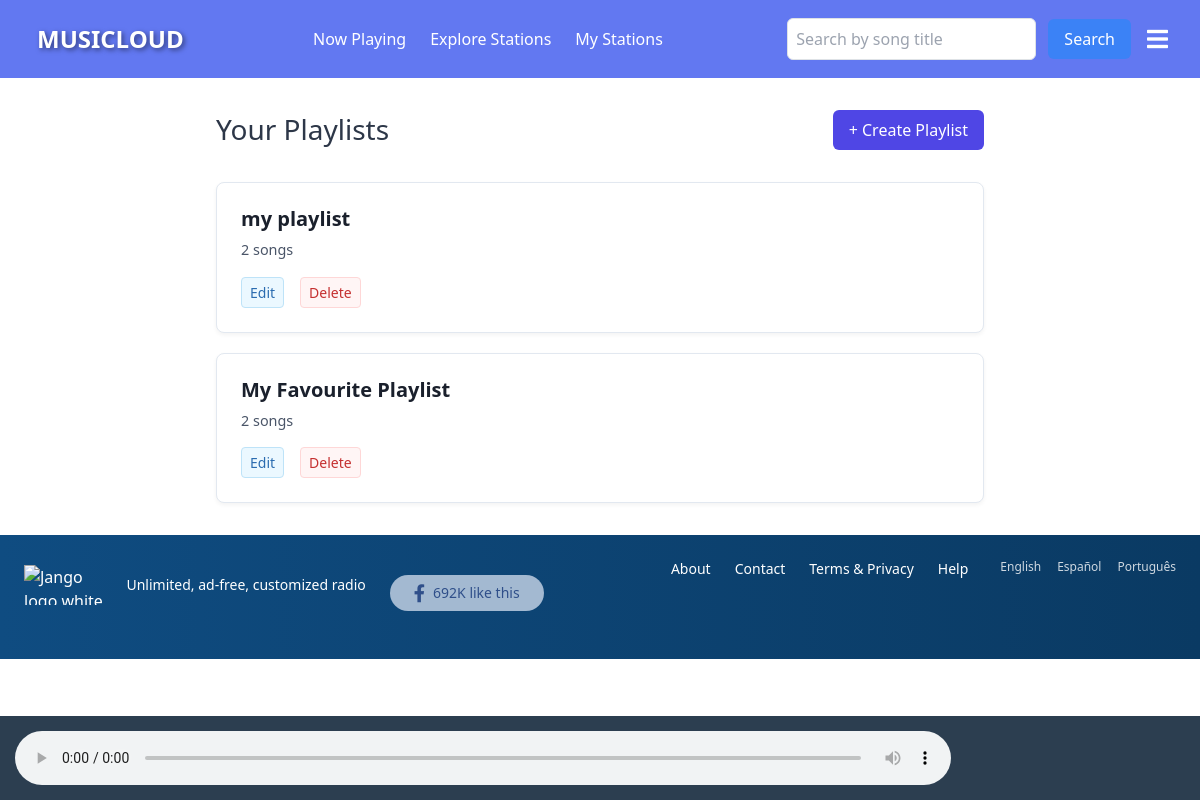
The page /playlists/ (signed in) on the database its author committed.
### app/models.py (models this page shows, shortened)
class Playlist(models.Model):
    title = models.CharField(max_length=200)
    user = models.ForeignKey(User, on_delete=models.CASCADE)
    songs = models.ManyToManyField(Song)
    created_at = models.DateTimeField(auto_now_add=True)

### app/views.py (the view)
# urls.py: path('playlists/',views.playlist_list,name='playlist_list'),
@login_required(login_url='login')
def playlist_list(request):
    playlists=Playlist.objects.filter(user=request.user)
    return render(request,'playlist/playlist_list.html',{'playlists':playlists})

### templates/playlist/playlist_list.html (shortened to what this page needs)
{% extends "base.html" %} {% block content %}
<div class="playlist-container">
  <div class="page-header">
    <h2>Your Playlists</h2>
    <a href="{% url 'playlist_create' %}" class="create-btn">
      + Create Playlist
    </a>
  </div>
  <ul class="playlist-list">
    {% for playlist in playlists %}
    <li class="playlist-card">
      <h3 class="playlist-title">{{ playlist.title }}</h3>
      <p class="playlist-meta">
        {{ playlist.songs.count }} song{{ playlist.songs.count|pluralize }}
      </p>
      <div class="action-links">
        <a
          href="{% url 'playlist_update' playlist.id %}"
          class="action-link edit-link"
          >Edit</a
        >
        <a
          href="{% url 'playlist_delete' playlist.id %}"
          class="action-link delete-link"
          >Delete</a
        >
      </div>
    </li>
    {% endfor %}
  </ul>
</div>
{% endblock %}

### static/css/styles.css (style rules this page uses)
* { margin: 0; padding: 0; box-sizing: border-box; }
:root { --primary-color: #6278f1; --secondary-color: #a2f75e; --primary-text-color: #ffffff; --secondary-text-clolor: rgb(0, 0, 0); --border-radius: 8px; --box-shadow: 0 2px 10px rgba(0, 0, 0, 0.1); }
body { margin: 0; font-family: Arial, sans-serif; }

### templates/playlist/playlist_list.html (style rules this page uses)
.playlist-container { max-width: 800px; margin: 2rem auto; padding: 0 1rem; }
.page-header { display: flex; justify-content: space-between; align-items: center; margin-bottom: 2rem; }
h2 { font-size: 1.75rem; color: #2d3748; margin: 0; }
.create-btn { background: #4f46e5; color: white; padding: 0.5rem 1rem; border-radius: 6px; text-decoration: none; font-weight: 500; transition: all 0.2s; }
.playlist-list { list-style: none; padding: 0; display: grid; gap: 1.25rem; }
.playlist-card { background: white; border-radius: 8px; padding: 1.5rem; box-shadow: 0 2px 4px rgba(0, 0, 0, 0.05); border: 1px solid #e2e8f0; transition: all 0.2s; }
.playlist-title { font-size: 1.25rem; font-weight: 600; color: #1a202c; margin: 0 0 0.5rem 0; }
.playlist-meta { color: #4a5568; margin: 0 0 1rem 0; font-size: 0.9rem; }
.action-links { display: flex; gap: 1rem; }
.action-link { padding: 0.25rem 0.5rem; border-radius: 4px; font-size: 0.875rem; text-decoration: none; transition: all 0.2s; }
.edit-link { color: #2b6cb0; border: 1px solid #bee3f8; background: #ebf8ff; }
.delete-link { color: #c53030; border: 1px solid #fed7d7; background: #fff5f5; }

### rows shown on the page
Playlist: title "my playlist", songs.count "2"
Playlist: title "My Favourite Playlist", songs.count "2"
